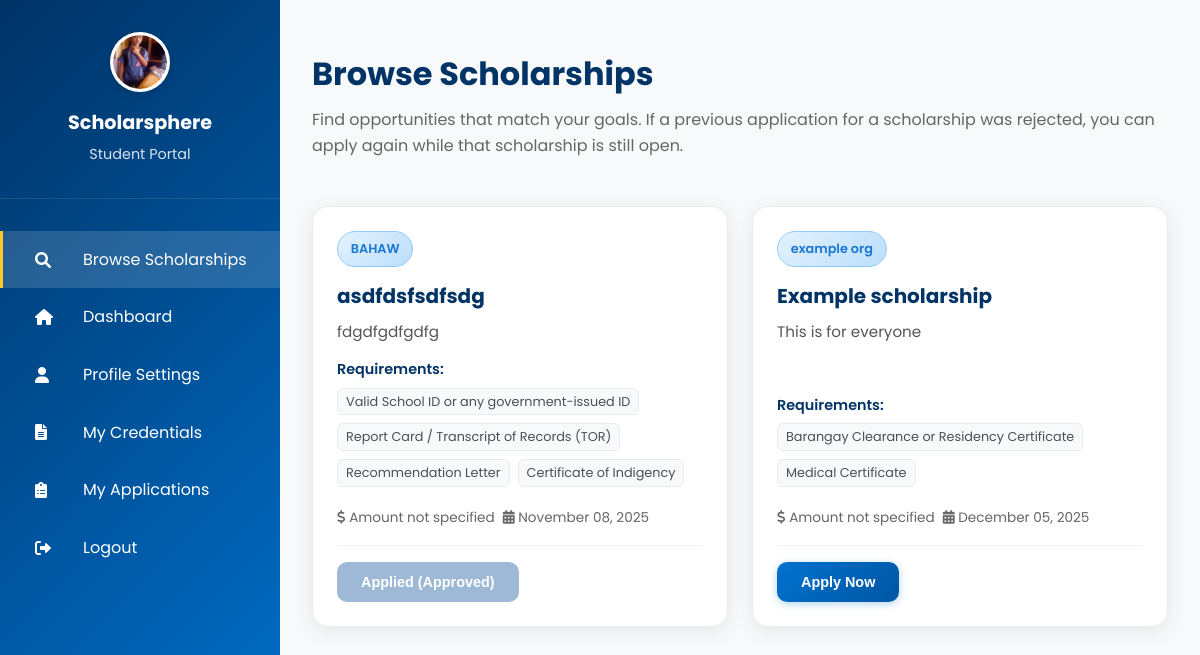
The app's page /students/scholarships (signed in) with its own data.
### app.py (models this page shows, shortened)
class User(UserMixin, db.Model):
    __tablename__ = 'users'
    id = db.Column(db.Integer, primary_key=True)
    first_name = db.Column(db.String(100), nullable=False)
    last_name = db.Column(db.String(100), nullable=False)
    email = db.Column(db.String(255), nullable=False, unique=True)
    student_id = db.Column(db.String(8), unique=True)
    birthday = db.Column(db.Date)
    password_hash = db.Column(db.String(255), nullable=False)
    role = db.Column(db.Enum('student', 'provider', 'admin'), nullable=False, default='student')
    profile_picture = db.Column(db.String(255), nullable=True)
    year_level = db.Column(db.String(20), nullable=True)  # 1st year, 2nd year, 3rd year, 4th year
    course = db.Column(db.String(50), nullable=True)  # BSIT, BSCS, BSCE, etc.
    organization = db.Column(db.String(255), nullable=True)  # For providers
    created_at = db.Column(db.DateTime, nullable=False, default=datetime.utcnow)
    updated_at = db.Column(db.DateTime, onupdate=datetime.utcnow)
    is_active = db.Column(db.Boolean, nullable=False, default=True)

class Scholarship(db.Model):
    __tablename__ = 'scholarships'
    id = db.Column(db.Integer, primary_key=True)
    code = db.Column(db.String(50), unique=True, nullable=False)
    title = db.Column(db.String(255), nullable=False)
    description = db.Column(db.Text, nullable=True)
    provider_id = db.Column(db.Integer, db.ForeignKey('users.id'), nullable=False)
    status = db.Column(db.String(20), nullable=False, default='draft')  # draft, approved, active, closed
    deadline = db.Column(db.Date, nullable=True)
    amount = db.Column(db.String(100), nullable=True)  # e.g., "₱50,000 per semester"
    requirements = db.Column(db.Text, nullable=True)
    applications_count = db.Column(db.Integer, nullable=False, default=0)
    pending_count = db.Column(db.Integer, nullable=False, default=0)
    approved_count = db.Column(db.Integer, nullable=False, default=0)
    disapproved_count = db.Column(db.Integer, nullable=False, default=0)
    created_at = db.Column(db.DateTime, nullable=False, default=datetime.utcnow)
    updated_at = db.Column(db.DateTime, onupdate=datetime.utcnow)
    is_active = db.Column(db.Boolean, nullable=False, default=True)
    provider = db.relationship('User', backref='scholarships')
    applications = db.relationship('ScholarshipApplication', backref='scholarship', lazy='dynamic')

class ScholarshipApplication(db.Model):
    __tablename__ = 'scholarship_applications'
    id = db.Column(db.Integer, primary_key=True)
    user_id = db.Column(db.Integer, db.ForeignKey('users.id'), nullable=False)
    scholarship_id = db.Column(db.Integer, db.ForeignKey('scholarships.id'), nullable=False)
    status = db.Column(db.String(20), nullable=False, default='pending')  # pending, approved, rejected, withdrawn, archived
    application_date = db.Column(db.DateTime, nullable=False, default=datetime.utcnow)
    reviewed_at = db.Column(db.DateTime, nullable=True)
    reviewed_by = db.Column(db.Integer, db.ForeignKey('users.id'), nullable=True)  # admin who reviewed
    notes = db.Column(db.Text, nullable=True)
    is_active = db.Column(db.Boolean, nullable=False, default=True)
    user = db.relationship('User', foreign_keys=[user_id], backref='scholarship_applications')
    reviewer = db.relationship('User', foreign_keys=[reviewed_by], backref='reviewed_applications')

### students/routes.py (the view)
@students_bp.route('/scholarships')
@login_required
def scholarships():
    if current_user.role != 'student':
        flash('Access denied. Student access required.', 'error')
        return redirect(url_for('index'))
    from flask import current_app
    from datetime import datetime
    db = current_app.extensions['sqlalchemy']
    db.session.execute(
        text(
            """
            UPDATE scholarships
            SET is_active = 0, status = 'closed'
            WHERE deadline < :today AND is_active = 1
            """
        ),
        {"today": datetime.utcnow().date()}
    )
    db.session.commit()
    available_scholarships = db.session.execute(
        text(
            """
            SELECT s.id, s.code, s.title, s.description, s.amount, s.deadline, s.requirements, u.organization
            FROM scholarships s
            LEFT JOIN users u ON s.provider_id = u.id
            WHERE s.status IN ('active','approved') AND s.is_active = 1
            ORDER BY s.deadline ASC
            """
        )
    ).fetchall()
    user_applications = db.session.execute(
        text(
            """
            SELECT scholarship_id, status FROM scholarship_applications
            WHERE user_id = :user_id AND is_active = 1
            """
        ),
        {"user_id": current_user.id}
    ).fetchall()
    application_statuses = {app.scholarship_id: app.status for app in user_applications}
    scholarships_data = []
    for scholarship in available_scholarships:
        scholarship_id = scholarship[0]
        existing_application_status = application_statuses.get(scholarship_id)
        deadline = None
        if scholarship[5]:
            try:
                deadline = datetime.fromisoformat(scholarship[5].replace('Z','+00:00'))
            except:
                deadline = None
        requirements_raw = scholarship[6] or ''
        requirements_display = []
        if requirements_raw and requirements_raw != 'No specific requirements':
            from credential_matcher import CredentialMatcher
            req_codes = [req.strip() for req in requirements_raw.split(',') if req.strip()]
            for req_code in req_codes:
                if req_code in CredentialMatcher.REQUIREMENT_MAPPINGS:
                    requirements_display.append(CredentialMatcher.REQUIREMENT_MAPPINGS[req_code][0])
                else:
                    requirements_display.append(req_code)  # Keep custom requirements as-is
        has_applied = (existing_application_status is not None and existing_application_status.lower() in ['pending', 'approved'])
        can_apply_again = (existing_application_status is not None and existing_application_status.lower() in ['rejected', 'withdrawn'])
        scholarships_data.append({
            'id': scholarship[1] or f"SCH-{scholarship_id:03d}",
            'title': scholarship[2],
            'description': scholarship[3] or 'No description available',
            'amount': scholarship[4] or 'Amount not specified',
            'deadline': deadline.strftime('%B %d, %Y') if deadline else 'No deadline',
            'requirements': ', '.join(requirements_display) if requirements_display else 'No specific requirements',
            'provider': scholarship[7] or 'University of Cebu',
            'scholarship_id': scholarship_id,
            'has_applied': has_applied,
            'application_status': existing_application_status,
            'can_apply_again': can_apply_again
        })
    return render_template('students/scholarships.html', scholarships=scholarships_data, user=current_user)

### app.py (called while the page is built)
@login_manager.user_loader
def load_user(user_id):
    return db.session.get(User, int(user_id))

### templates/students/scholarships.html (shortened to what this page needs)
{% extends "base.html" %}
{% block content %}
<div class="dashboard-container">
    <div class="sidebar">
        <div class="sidebar-header">
          <div class="sidebar-logo">
            {% if user and user.profile_picture %}
              <img src="{{ url_for('static', filename='uploads/profile_pictures/' + user.profile_picture) }}" alt="Profile Picture">
            {% else %}
              <img src="{{ url_for('static', filename='images/uc-logo.png') }}" alt="UC Logo">
            {% endif %}
          </div>
          <div class="sidebar-brand">Scholarsphere</div>
          <div class="sidebar-subtitle">Student Portal</div>
        </div>
        <nav class="sidebar-nav">
            <div class="nav-item active" onclick="window.location.href='{{ url_for('students.scholarships') }}'">
                <i class="fas fa-search"></i> Browse Scholarships
            </div>
            <div class="nav-item" onclick="window.location.href='{{ url_for('students.dashboard') }}'">
                <i class="fas fa-home"></i> Dashboard
            </div>
            <div class="nav-item" onclick="window.location.href='{{ url_for('students.profile') }}'">
                <i class="fas fa-user"></i> Profile Settings
            </div>
            <div class="nav-item" onclick="window.location.href='{{ url_for('students.credentials') }}'">
                <i class="fas fa-file-alt"></i> My Credentials
            </div>
            <div class="nav-item" onclick="window.location.href='{{ url_for('students.applications') }}'">
                <i class="fas fa-clipboard-list"></i> My Applications
            </div>
            <div class="nav-item" onclick="window.location.href='{{ url_for('logout') }}'">
                <i class="fas fa-sign-out-alt"></i> Logout
            </div>
        </nav>
    </div>
    <div class="main-content">
        <div class="top-bar">
          <div class="welcome-text">
            <h1>Browse Scholarships</h1>
            <p>Find opportunities that match your goals. If a previous application for a scholarship was rejected, you can apply again while that scholarship is still open.</p>
        </div>
        </div>
        {% if not scholarships or scholarships|length == 0 %}
            <div class="empty-state">
                <div class="empty-box">
                    <h3 style="color:#003366; margin-bottom:0.5rem;">No Scholarships Available</h3>
                    <p style="color:#555; margin-bottom:1rem;">No active scholarships have been created by providers yet.</p>
                    <div style="background: #f8f9fa; padding: 1rem; border-radius: 8px; border-left: 4px solid #007bff; max-width: 400px; margin: 0 auto;">
                        <p style="margin: 0; font-size: 0.9rem; color: #666;">
                            <strong>What to expect:</strong><br>
                            • Providers will create scholarship opportunities<br>
                            • You'll be able to browse and apply to relevant scholarships<br>
                            • Check back regularly for new opportunities
                        </p>
                    </div>
                </div>
            </div>
        {% else %}
            <div class="scholarships-grid">
                {% for s in scholarships %}
                <div class="scholarship-card" data-id="{{ s.scholarship_id }}">
                    <div class="scholarship-meta">
                        <span class="badge">{{ s.provider }}</span>
                    </div>
                    <h3>{{ s.title }}</h3>
                    <div class="scholarship-desc">{{ s.description }}</div>
                    <div class="scholarship-req">
                        <strong>Requirements:</strong>
                        {% if s.requirements and s.requirements != 'No specific requirements' %}
                            <div class="requirements-list">
                                {% for req in s.requirements.split(',') %}
                                    {% if req.strip() %}
                                        <span class="requirement-tag">{{ req.strip() }}</span>
                                    {% endif %}
                                {% endfor %}
                            </div>
                        {% else %}
                            <div class="requirements-list">
                                <span class="requirement-tag" style="background: #e8f5e8; color: #2e7d32; border-color: #c8e6c9;">No specific requirements</span>
                            </div>
                        {% endif %}
                    </div>
                    <div class="scholarship-meta">
                        <span><i class="fas fa-dollar-sign"></i> {{ s.amount }}</span>
                        <span><i class="fas fa-calendar-alt"></i> {{ s.deadline }}</span>
                    </div>
                    <div class="actions">
                        {% if s.has_applied and not s.can_apply_again %}
                            <button class="btn-apply" disabled>Applied ({{ s.application_status|title }})</button>
                        {% else %}
                            <button class="btn-apply" onclick="openApplication({{ s.scholarship_id }}, '{{ s.title|escape }}')">{% if s.can_apply_again %}Apply Again{% else %}Apply Now{% endif %}</button>
                        {% endif %}
                    </div>
                </div>
                {% endfor %}
            </div>
        {% endif %}
    </div>
</div>
{% endblock %}

### static/css/main.css (style rules this page uses)
* { margin: 0; padding: 0; box-sizing: border-box; }
body { font-family: 'Poppins', sans-serif; line-height: 1.6; color: #333; background-color: #f8f9fa; }

### templates/students/scholarships.html (style rules this page uses)
* { margin:0; padding:0; box-sizing:border-box; }
body { font-family:'Poppins', sans-serif; background:#f8f9fa; color:#333; }
.dashboard-container { display: flex; min-height: 100vh; }
.sidebar { width: 280px; background: linear-gradient(135deg, #003366 0%, #0072ce 100%); color: white; padding: 2rem 0; position: fixed; height: 100vh; overflow-y: auto; }
.sidebar-header { text-align:center; padding:0 2rem 2rem 2rem; border-bottom:1px solid rgba(255,255,255,0.1); }
.sidebar-nav { padding:2rem 0; }
.sidebar-logo { width:60px; height:60px; background:#fff; border-radius:50%; margin:0 auto 1rem; display:flex; align-items:center; justify-content:center; overflow:hidden; border:3px solid rgba(255,255,255,0.25); box-shadow:0 2px 8px rgba(0,0,0,0.15); }
.sidebar-logo img { width:100%; height:100%; object-fit:cover; border-radius:50%; }
.sidebar-brand { font-size:1.2rem; font-weight:700; margin-bottom:.25rem; }
.sidebar-subtitle { font-size:.9rem; opacity:.85; }
.main-content { flex: 1; margin-left: 280px; padding: 2rem; }
.top-bar { display:flex; justify-content:space-between; align-items:center; margin-bottom:2rem; padding:1rem 0; }
.welcome-text h1 { font-size:2rem; color:#003366; margin-bottom:.5rem; }
.welcome-text p { color:#666; }
.nav-item { padding: 1rem 2rem; cursor: pointer; transition: background 0.3s; border-left: 3px solid transparent; display:flex; align-items:center; gap:.75rem; }
.nav-item.active { background: rgba(255,255,255,0.15); border-left-color: #ffc72c; }
.nav-item i { width:20px; margin-right:1rem; }
.scholarships-grid { display: grid; grid-template-columns: repeat(auto-fit, minmax(320px, 1fr)); gap: 1.5rem; }
.scholarship-card { background: #fff; border: 1px solid #e9ecef; border-radius: 16px; padding: 1.5rem; box-shadow: 0 4px 20px rgba(0,0,0,0.08); display: flex; flex-direction: column; transition: all 0.3s ease; position: relative; overflow: hidden; }
.scholarship-card h3 { color: #003366; margin-bottom: 0.75rem; font-size: 1.25rem; font-weight: 700; line-height: 1.3; }
.scholarship-meta { color: #666; font-size: 0.85rem; margin-bottom: 1rem; display: flex; align-items: center; gap: 0.5rem; }
.scholarship-desc { color: #555; font-size: 0.95rem; line-height: 1.5; margin-bottom: 1rem; flex-grow: 1; }
.scholarship-req { color: #444; font-size: 0.9rem; margin-bottom: 1.25rem; line-height: 1.4; }
.scholarship-req strong { color: #003366; font-weight: 600; }
.requirements-list { margin-top: 0.5rem; display: flex; flex-wrap: wrap; gap: 0.5rem; }
.requirement-tag { background: #f8f9fa; color: #495057; padding: 0.25rem 0.5rem; border-radius: 6px; font-size: 0.8rem; border: 1px solid #e9ecef; }
.actions { margin-top: auto; display: flex; justify-content: space-between; align-items: center; gap: 0.5rem; padding-top: 1rem; border-top: 1px solid #f1f3f4; }
.btn-apply { background: linear-gradient(135deg, #0072ce 0%, #0056a3 100%); color: #fff; border: none; padding: 0.75rem 1.5rem; border-radius: 10px; cursor: pointer; font-weight: 600; font-size: 0.9rem; transition: all 0.3s ease; box-shadow: 0 2px 8px rgba(0,114,206,0.3); }
.btn-apply:disabled { background: #9db9d6; cursor: not-allowed; transform: none; box-shadow: none; }
.badge { display: inline-block; padding: 0.4rem 0.8rem; border-radius: 20px; background: linear-gradient(135deg, #e3f2fd 0%, #bbdefb 100%); color: #1976d2; font-size: 0.8rem; font-weight: 600; border: 1px solid #90caf9; }

### records on screen
User: profile_picture (picture)
User: provider "BAHAW"
Scholarship: title "asdfdsfsdfsdg", description "fdgdfgdfgdfg"
ScholarshipApplication: application_status "Approved"
Scholarship: provider "example org", title "Example scholarship", description "This is for everyone", strip "Barangay Clearance or Residency Certificate" "Medical Certificate", amount "Amount not specified", deadline "December 05, 2025", shows "Apply Now"

### other values on screen
{{ req.strip() }} "Valid School ID or any government-issued ID" "Report Card / Transcript of Records (TOR)" "Recommendation Letter" "Certificate of Indigency"
{{ s.amount }} "Amount not specified"
{{ s.deadline }} "November 08, 2025"
